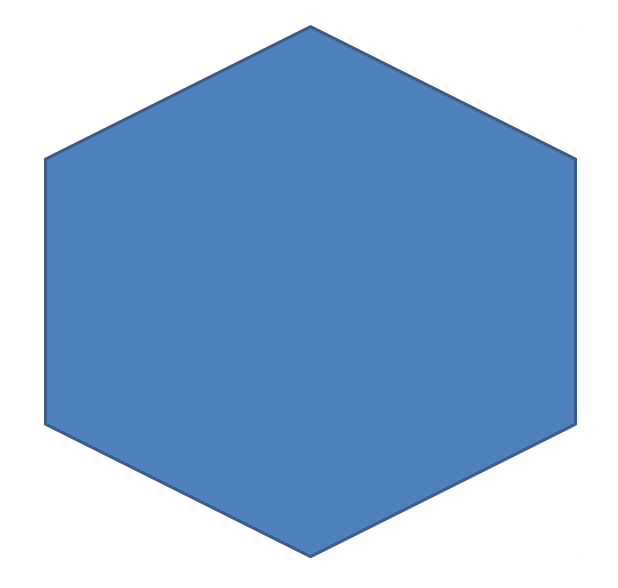
%> input picture Project/hex.png, 618 x 588 px
$ octave Project.m   (GNU Octave 9; MATLAB toolbox functions it lacks are replaced by stand-ins)
%> lines starting %> are read from the running program, lines starting %| are printed output that depends on the picture; in (x1, y1, x2, y2) boxes, pixels count from 0 and x2, y2 are one past the last pixel; in counts of white or black regions, pixels touching at a corner belong together; the program's own positions count from 1
### Project/creategridwindow.m
function Window=creategridwindow(ratio,sizewidth,backgroundcolor,linewidth,outlinewidth,linecolor,gridnum,gridsize,object,numobject)
sizeheight=round(sizewidth/ratio);
window=zeros(sizeheight,sizewidth);
window(:,:)=backgroundcolor; %white background
%%Draw Outline
for i=1:outlinewidth
    % Top horizon
    window(i,:)=linecolor;
    % Left vertical
    window(:,i)=linecolor;
    % Bottom horizon
    window(sizeheight+1-i,:)=linecolor;
    % Right vertical
    window(:,sizewidth+1-i)=linecolor;
end
window(1:sizeheight,sizeheight-(outlinewidth-1)/2:sizeheight+(outlinewidth-1)/2)=linecolor;
window(1:sizeheight,sizewidth-sizeheight-(outlinewidth-1)/2:sizewidth-sizeheight+(outlinewidth-1)/2)=linecolor;
%%Draw grid
for i=1:gridnum-1
    % Left horizon
    window(round(sizeheight/gridnum)*i-(linewidth-1)/2:...
        round(sizeheight/gridnum)*i+(linewidth-1)/2,...
        1:sizeheight)=linecolor;
    % Right horizon
    window(round(sizeheight/gridnum)*i-(linewidth-1)/2:...
        round(sizeheight/gridnum)*i+(linewidth-1)/2,...
        sizewidth-sizeheight:sizewidth)=linecolor;
    % Left vertical
    window(1:sizeheight,...
        round(sizeheight/gridnum)*i-(linewidth-1)/2:...
        round(sizeheight/gridnum)*i+(linewidth-1)/2)=linecolor;
    % Right vertical
    window(1:sizeheight,...
        sizewidth-sizeheight+round(sizeheight/gridnum)*i-(linewidth-1)/2:...
        sizewidth-sizeheight+round(sizeheight/gridnum)*i+(linewidth-1)/2)=linecolor;
end
%% Countdown font setting
time=imread('countdown.jpg');
time=imresize(time,[sizewidth*13/110 sizewidth*13/55]);
time=im2double(rgb2gray(time));
time=1-time;
sizetime=size(time);
window(round(sizeheight/12):round(sizeheight/12)+sizetime(1)-1,round(sizewidth/2-sizetime(2)/2:sizewidth/2+sizetime(2)/2-1))=time;
Window=window;

### Project/position.m
function objectposition=position(randomarray,numobject,gridnum,gridsize,sizewidth,sizeheight)
    % Create random position of object
    objpositionstruct=struct();
    for i=1:numobject
        a=fix(randomarray(i)/gridnum)+1;
        b=mod(randomarray(i),gridnum);
        if b==0
            b=gridnum;
            a=a-1;
        end
        objpositionstruct(i).robotarm=[round(a*gridsize-gridsize/2),round(b*gridsize-gridsize/2)];
        objpositionstruct(i).player=[round(a*gridsize-gridsize/2),sizewidth-sizeheight+round(b*gridsize-gridsize/2)];
    end
objectposition=objpositionstruct;

### Project/objcrop.m
function Objcrop=objcrop(Im,sizeIm)
I=im2double(rgb2gray(Im));
I(I<0.6)=0;
I(I>0.1)=1;
size=sizeIm;
a=0;b=0;c=0;d=0;
for i=1:size(1)
    for j=1:size(2)
        if I(i,j)==0
            a=i;
            break;
        end
        if a~=0
            break;
        end
    end
end
for i=size(1):-1:1
    for j=1:size(2)
        if I(i,j)==0
            c=i;
            break;
        end
        if c~=0
            break;
        end
    end
end
for j=1:size(2)
    for i=1:size(1)
        if I(i,j)==0
            b=j;
            break;
        end
        if b~=0
            break;
        end
    end
end
for j=size(2):-1:1
    for i=1:size(1)
        if I(i,j)==0
            d=j;
            break;
        end
        if d~=0
            break;
        end
    end
end
I=imcrop(I,[b a d-b c-a]);
I(I==0)=0.8;
Objcrop=I;

### Project/plotobject.m
function Window=plotobject(window,type,objectposition,object,gridsize)
    gridsize=gridsize*3/4;
    object=objcrop(object,size(object));
    object=imresize(object,[gridsize gridsize]);
    numobject=size(objectposition);
    % Create random position of object
    for i=1:numobject(2)
        if type=="robot"
            xy=objectposition(i).robotarm;
        else
            xy=objectposition(i).player;
        end
        window(round(xy(1)-gridsize/2):round(xy(1)+gridsize/2),round(xy(2)-gridsize/2):round(xy(2)+gridsize/2))=object;
    end
Window=window;

### Project/createwindowstruct.m
function WindowStruct=createwindowstruct(window,countdown)
windowsize=size(window);
sizeheight=windowsize(1);
sizewidth=windowsize(2);
%% Number setting
number=imread('number.jpg');
number=im2double(rgb2gray(number));
sizenum=size(number);
numstruct=struct();
for i=1:10
    if i==1
        num=number(:,1:round(sizenum(2)/10));
    elseif i ==6
        num=number(:,round(sizenum(2)/10)*(i-1):round(sizenum(2)/10)*i);
        num(:,1:round(11*sizenum(2)/1220))=1;
    elseif i ==10
        num=number(:,round(sizenum(2)/10)*(i-1):sizenum(2));
    else
        num=number(:,round(sizenum(2)/10)*(i-1):round(sizenum(2)/10)*i);
    end
    num=imresize(num,[round(9/55*sizewidth) round(13/110*sizewidth)]);
    numstruct(i).num=num;
end
%% Window struct
sizenum=size(numstruct(1).num);
windowstruct=struct();
for i=1:countdown
    if i<10
        window(round(5*sizeheight/12):round(5*sizeheight/12+sizenum(1)-1),...
            round(sizewidth/2-sizenum(2)/2):round(sizewidth/2+sizenum(2)/2-1))=numstruct(i).num;
    else
        %clear the center px
        window(round(5*sizeheight/12):round(5*sizeheight/12+sizenum(1)-1),...
            round(sizewidth/2-41*sizewidth/6800-2):round(sizewidth/2+41*sizewidth/6800+1))=1;
        %set the left num
        window(round(5*sizeheight/12):round(5*sizeheight/12)+sizenum(1)-1,...
            round(sizeheight+82*sizewidth/6800):round(sizeheight+82*sizewidth/6800)+sizenum(2)-1)...
            =numstruct(fix(i/10)).num;
        countwindow=i-fix(i/10)*10;
        %set the right num
        if countwindow==0
            window(round(5*sizeheight/12):round(5*sizeheight/12)+sizenum(1)-1,...
                round(sizewidth/2+41*sizewidth/6800):round(sizewidth/2+41*sizewidth/6800)+sizenum(2)-1)...
                =numstruct(10).num;
        else
            window(round(5*sizeheight/12):round(5*sizeheight/12)+sizenum(1)-1,...
                round(sizewidth/2+41*sizewidth/6800):round(sizewidth/2+41*sizewidth/6800)+sizenum(2)-1)...
                =numstruct(countwindow).num;
        end
    end
    windowstruct(i).window=window;
end
WindowStruct=windowstruct;

### Project/Project.m
clc
clear all
close all
%% Initial setting
% [21 lines of commented-out code are left out]
lengthplayer=25;
lengthrobot=30;
% Game setting
ratio=2.75; %55cm/20cm
sizewidth=2000; %pixel
sizeheight=round(sizewidth/ratio);
backgroundcolor=1; %white background
linewidth=5; %odd number
outlinewidth=11; %odd number
linecolor=0.5;
gridnum=4;
gridsize=round(sizeheight/gridnum);
countdown=5; %set game countdown
numobject=5;
hexobject=imread('hex.png');
%> hexobject is the input picture: size 588x618x3 uint8; mean R, G, B 151.4, 180.5, 215.5
circleobject=imread('circle.png');
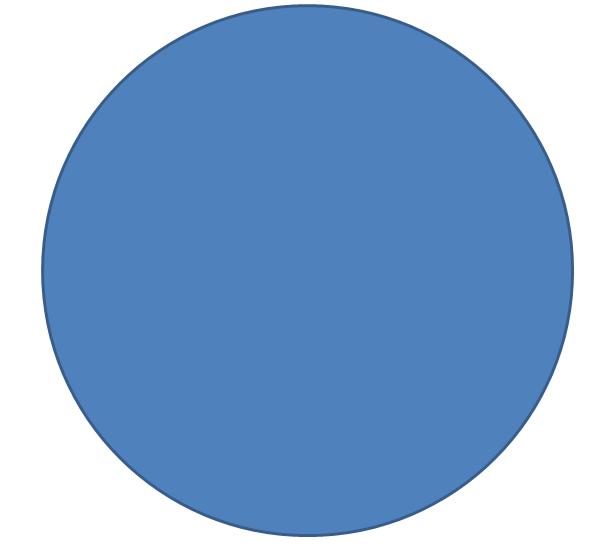
%> input picture Project/circle.png, 602 x 560 px
%> circleobject is the input picture: size 560x602x3 uint8; mean R, G, B 138.2, 171.1, 210.6
%% Create window
% Setting display window
window=creategridwindow(ratio,sizewidth,backgroundcolor,linewidth,outlinewidth,linecolor,gridnum);
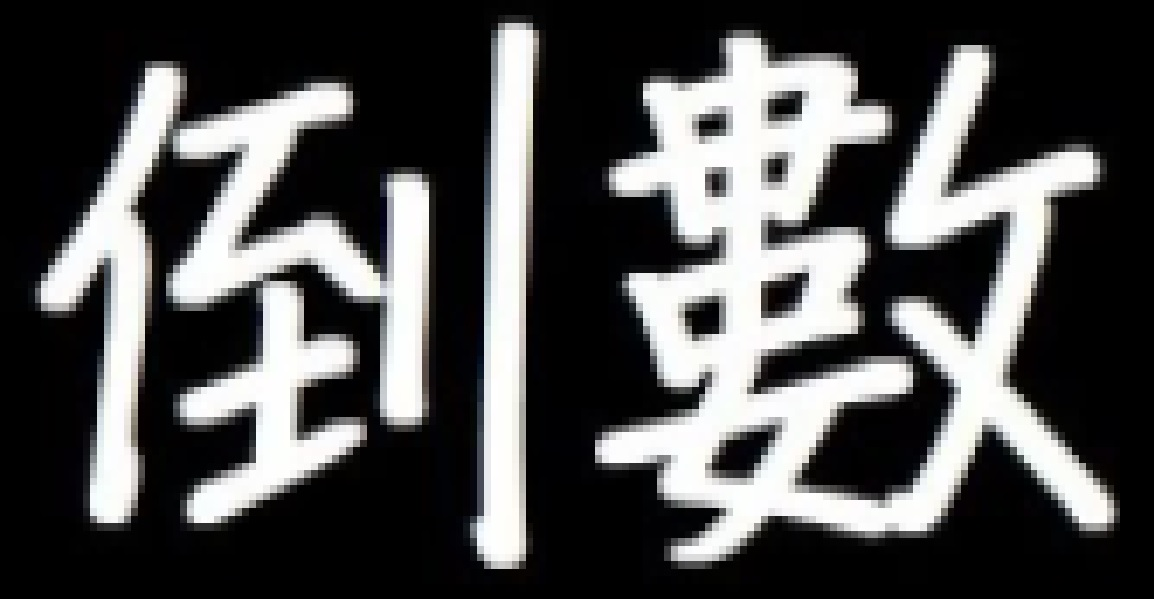
%> input picture Project/countdown.jpg, 1154 x 599 px
%> in creategridwindow, time is the input picture: size 599x1154x3 uint8; mean R, G, B 78.2, 78.2, 78.2
% Create random object position
array=(1:gridnum^2);
randomarray(1:numobject)=0;
for i=1:numobject
    randomarray(i)=array(randi(numel(array)));
    array=setdiff(array,randomarray(i));
end
% Struct with robot arm position and player position
objectposition=position(randomarray,numobject,gridnum,gridsize,sizewidth,sizeheight);
% Create arm play region
window=plotobject(window,"robot",objectposition,hexobject,gridsize);
%> in objcrop, `I(I>0.1)=1;`:
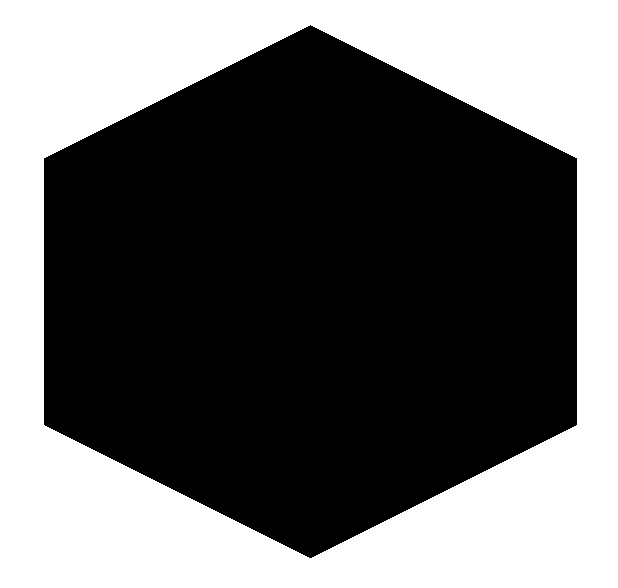
%> I: size 588x618 double; values 0 (black) and 1 (white), 41.4% white; 1 white region, box (x1, y1, x2, y2) and area: (0, 0, 618, 588) 150317
%> after the loop in objcrop, `for i=1:size(1)`: a = 26
%> after the loop in objcrop, `for i=size(1):-1:1`: c = 558
%> after the loop in objcrop, `for j=1:size(2)`: b = 45
%> after the loop in objcrop, `for j=size(2):-1:1`: d = 577
%> in objcrop, `I=imcrop(I,[b a d-b c-a]);`: I: size 533x533 double; values 0 (black) and 1 (white), 25% white; 4 white regions, box (x1, y1, x2, y2) and area: (0, 0, 266, 133) 17822, (267, 0, 533, 133) 17822, (0, 400, 265, 533) 17689, (268, 400, 533, 533) 17689
%> after the loop in plotobject, `for i=1:numobject(2)`: window: size 727x2000 double; min 0, max 1.01, mean 0.926
%> after the loop in plotobject, `for i=1:numobject(2)`: xy = [273 91]
% Create player play region
window=plotobject(window,"player",objectposition,circleobject,gridsize);
%> in objcrop (call 2), `I(I>0.1)=1;`: I: size 560x602 double; values 0 (black) and 1 (white), 33.9% white; 1 white region, box (x1, y1, x2, y2) and area: (0, 0, 602, 560) 114191
%> in objcrop (call 2), `I=imcrop(I,[b a d-b c-a]);`: I: size 533x533 double; values 0 (black) and 1 (white), 21.5% white; 4 white regions, box (x1, y1, x2, y2) and area: (0, 0, 257, 253) 15353, (276, 0, 533, 252) 15307, (0, 280, 251, 533) 15269, (282, 282, 533, 533) 15231
%> after the loop in plotobject (call 2), `for i=1:numobject(2)`: window: size 727x2000 double; min 0, max 1.01, mean 0.916
% Create window with countdown
windowstruct=createwindowstruct(window,countdown);
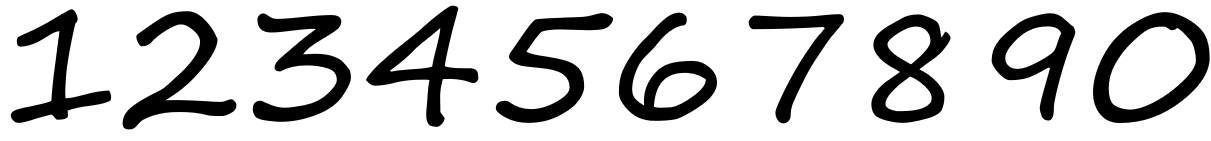
%> input picture Project/number.jpg, 1211 x 141 px
%> in createwindowstruct, number is the input picture: size 141x1211x3 uint8; min 0, max 255, mean 201
%> after the loop in createwindowstruct, `for i=1:10`:
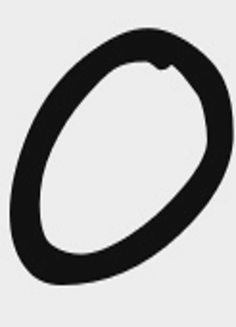
%> num: size 327x236 double; min -0.0787, max 1.08, mean 0.746; drawn with min black and max white
%> after the loop in createwindowstruct, `for i=1:10`: numstruct = 10 items
%> in createwindowstruct, `sizenum=size(numstruct(1).num);`: sizenum = [327 236]
%> after the loop in createwindowstruct, `for i=1:countdown`:
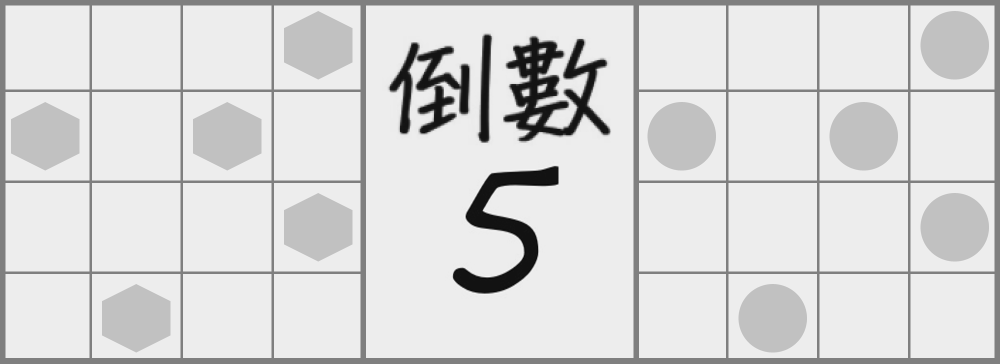
%> window: size 727x2000 double (shown at 1/2 size); min -0.0829, max 1.08, mean 0.905; drawn with min black and max white
%> after the loop in createwindowstruct, `for i=1:countdown`: windowstruct = 5 items
%> windowstruct = 5 items
%% Maincode

% Show window
% Set window to fullscreen
figure('units','normalized','outerposition',[0 0 1 1])
set(gcf,'MenuBar','none')
set(gca,'Position',[0 0 1 1 ])
set(gcf,'NumberTitle','off');
tStart=tic;
%Show
for i=countdown:-1:1
    imshow(windowstruct(i).window);
    pause(1);
end
%> this loop made 5 passes
%> pass 2, `imshow(windowstruct(i).window);`:
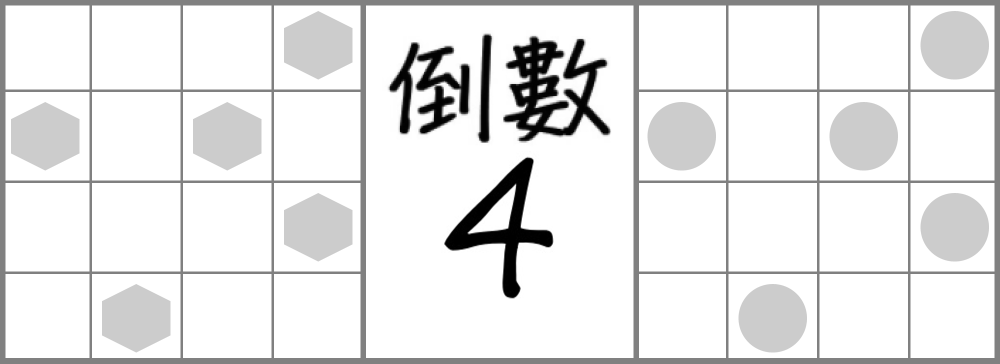
%> displayed picture: size 727x2000, on the screen's scale of 0 to 255 (shown at 1/2 size); min 0, max 255, mean 230.8; mean of the top-left, top-right, bottom-left and bottom-right quarters 228.3, 224, 236.4, 234.4
tEnd=toc(tStart);
disp(tEnd);
close
